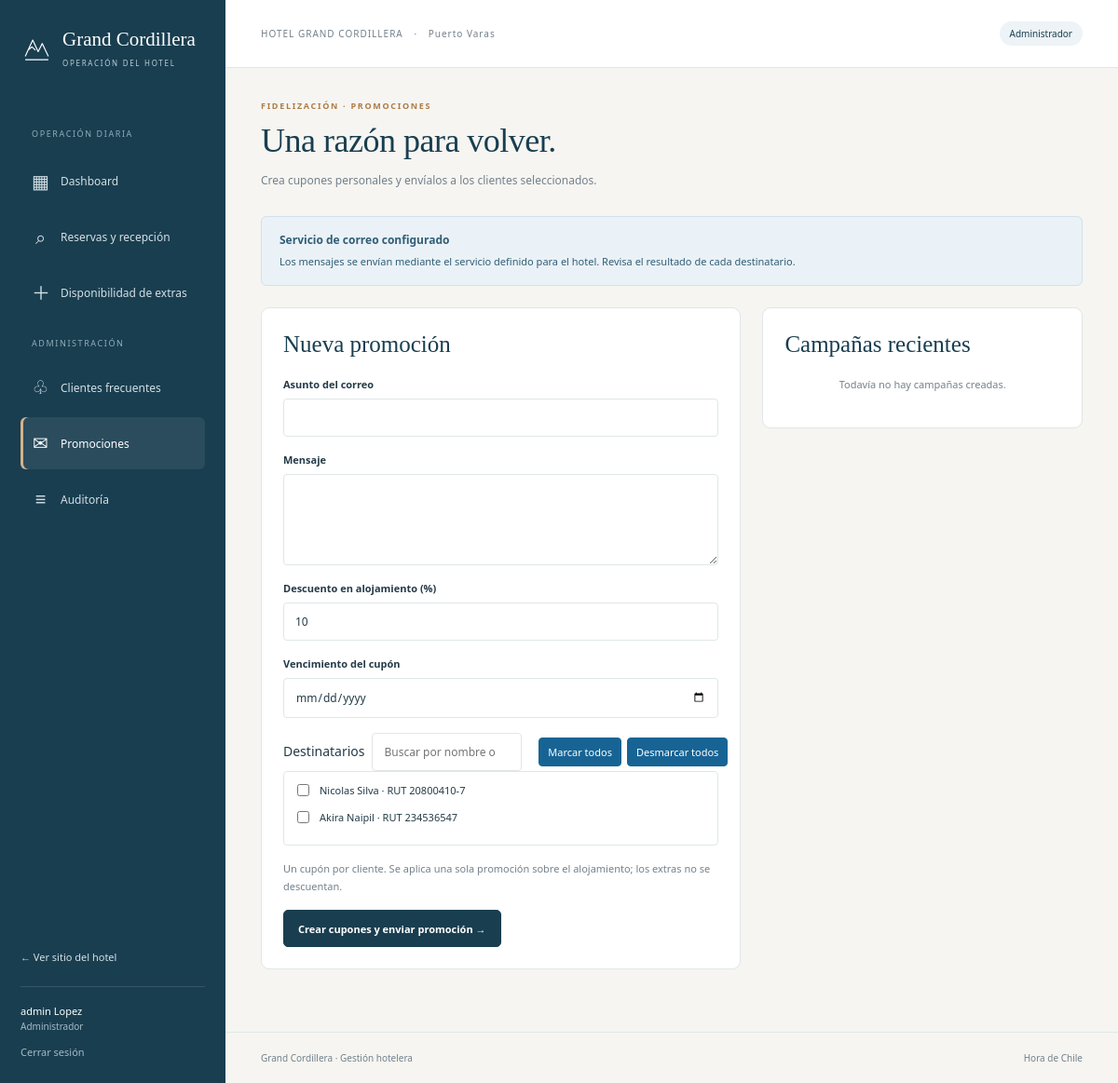
The page /panel/promociones/ (signed in) on the database as committed earlier.
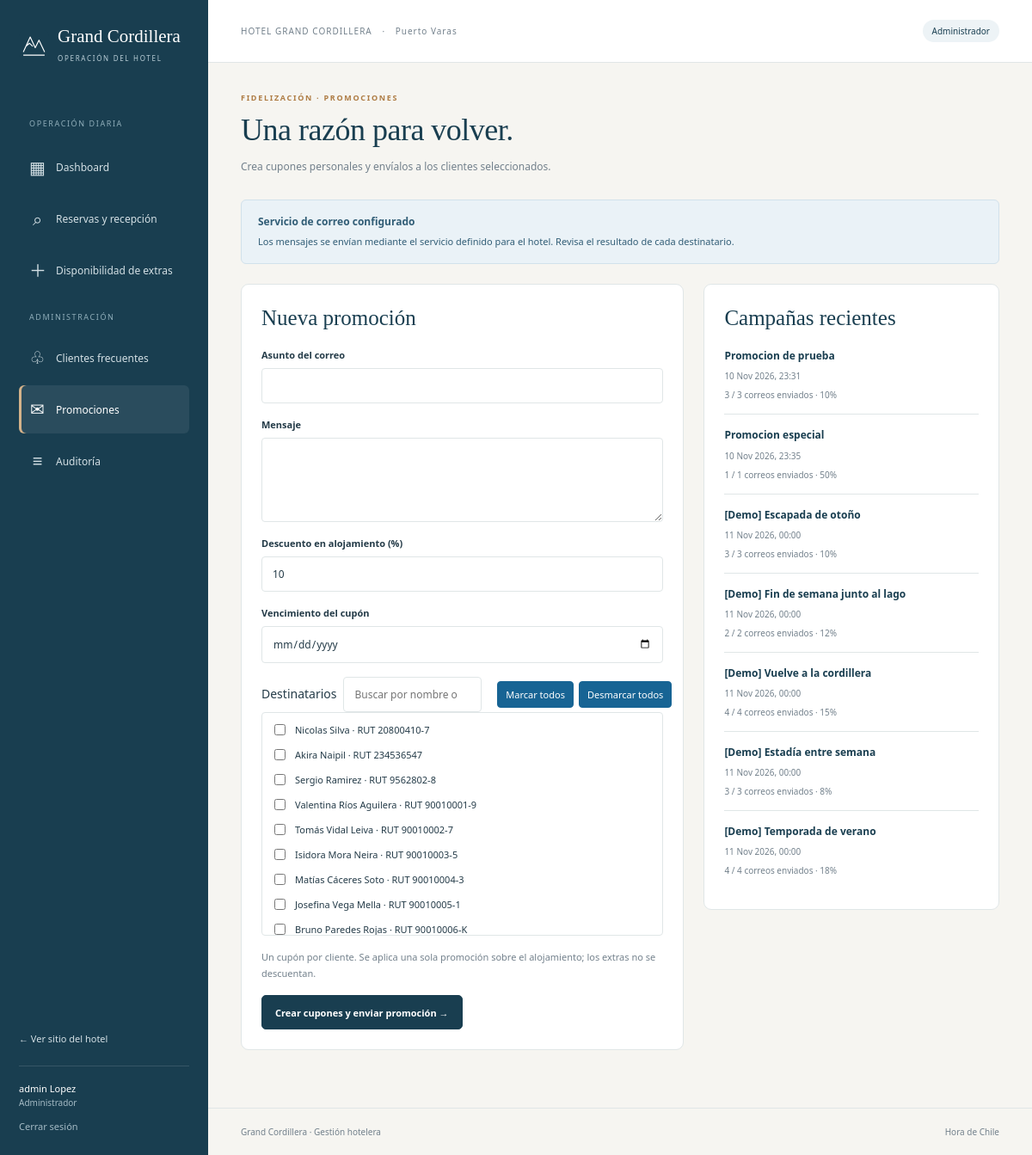
The same page on the database as committed later.
### hotel/models.py (models this page shows, shortened)
class CampanaPromocion(models.Model):
    token = models.UUIDField(default=uuid.uuid4, unique=True, editable=False)
    asunto = models.CharField(max_length=180)
    mensaje = models.TextField()
    porcentaje = models.DecimalField(max_digits=5, decimal_places=2, validators=[MinValueValidator(Decimal('0.01')), MaxValueValidator(100)])
    fecha_vencimiento = models.DateField()
    personal = models.ForeignKey(PersonalHotel, on_delete=models.PROTECT)
    fecha = models.DateTimeField(default=timezone.now)
    class Meta:
        ordering = ['-fecha']
        verbose_name = 'Campaña de promoción'
        verbose_name_plural = 'Campañas de promoción'

### hotel/panel_views.py (the view, shortened to what this page needs)
# urls.py: path('panel/promociones/', panel_views.promociones, name='panel_promociones'),
@never_cache
@acceso_personal(solo_admin=True)
def promociones(request):
    form = PromocionForm(request.POST if request.method == 'POST' else None, initial={'token': uuid.uuid4(), 'porcentaje': 10})
    contexto = contexto_panel(request, 'promociones')
    contexto.update({'form': form, 'campanas': CampanaPromocion.objects.annotate(total=Count('envios'), enviados=Count('envios', filter=Q(envios__estado='ENVIADO'))).select_related('personal__usuario')[:20], 'correo_local': settings.EMAIL_BACKEND.endswith('filebased.EmailBackend')})
    return render(request, 'hotel/panel/promociones.html', contexto)

### hotel/panel_views.py (shortened to what this page needs)
class PromocionForm(forms.Form):
    token = forms.UUIDField(widget=forms.HiddenInput)
    asunto = forms.CharField(max_length=180, label='Asunto del correo')
    mensaje = forms.CharField(label='Mensaje', widget=forms.Textarea(attrs={'rows': 4}), max_length=5000)
    porcentaje = forms.DecimalField(label='Descuento en alojamiento (%)', min_value=Decimal('0.01'), max_value=100, max_digits=5, decimal_places=2)
    fecha_vencimiento = forms.DateField(label='Vencimiento del cupón', widget=forms.DateInput(attrs={'type': 'date'}))
    clientes = DestinatariosPromocionField(label='Destinatarios', queryset=Cliente.objects.filter(usuario__is_active=True).select_related('usuario'), widget=forms.CheckboxSelectMultiple)

### hotel/models.py (called while the page is built)
    def get_full_name(self):
        return f"{self.nombre} {self.apellido}".strip()

### hotel/panel_views.py (called while the page is built)
def contexto_panel(request, seccion):
    return {'personal': request.personal_hotel, 'es_administrador': request.es_administrador, 'seccion': seccion}

    def label_from_instance(self, cliente):
        return f'{cliente.usuario.get_full_name()} · RUT {cliente.usuario.rut}'

### hotel/templates/hotel/panel/promociones.html
{% extends 'hotel/panel/base.html' %}{% block content %}<div class="page-heading"><div><span class="eyebrow">FIDELIZACIÓN · PROMOCIONES</span><h1>Una razón para volver.</h1><p>Crea cupones personales y envíalos a los clientes seleccionados.</p></div></div>{% if correo_local %}<div class="info-banner"><strong>Correo de prueba local</strong><p>Los mensajes se guardan como archivos en este notebook. Puedes ver cada correo desde el detalle de la campaña.</p></div>{% else %}<div class="info-banner"><strong>Servicio de correo configurado</strong><p>Los mensajes se envían mediante el servicio definido para el hotel. Revisa el resultado de cada destinatario.</p></div>{% endif %}<div class="detail-layout"><section class="panel-card"><h2>Nueva promoción</h2><form method="post" class="panel-form">{% csrf_token %}{{ form.token }}{{ form.non_field_errors }}{% for field in form %}{% if field.name != 'token' %}<div class="form-field {% if field.name == 'clientes' %}recipients-field{% endif %}">{% if field.name == 'clientes' %}<div class="recipients-heading"><span id="promocion-destinatarios">{{ field.label }}</span><div class="recipient-tools"><input type="search" data-recipient-search aria-label="Buscar clientes por nombre o RUT" placeholder="Buscar por nombre o RUT" autocomplete="off"><div class="recipient-actions"><button type="button" data-recipient-action="select" disabled>Marcar todos</button><button type="button" data-recipient-action="clear" disabled>Desmarcar todos</button></div></div></div><div role="group" aria-labelledby="promocion-destinatarios">{% for opcion in field %}<div data-recipient-row>{{ opcion }}</div>{% endfor %}<p data-recipient-empty class="caption" hidden>No encontramos clientes que coincidan con la búsqueda.</p></div>{% else %}<label for="{{ field.id_for_label }}">{{ field.label }}</label>{{ field }}{% endif %}{{ field.errors }}</div>{% endif %}{% endfor %}<p class="caption">Un cupón por cliente. Se aplica una sola promoción sobre el alojamiento; los extras no se descuentan.</p><button class="button" type="submit">Crear cupones y enviar promoción →</button></form></section><section class="panel-card"><h2>Campañas recientes</h2><ul class="campaign-list">{% for campana in campanas %}<li><a href="{% url 'hotel:panel_campana' campana.pk %}"><strong>{{ campana.asunto }}</strong><span>{{ campana.fecha|date:'j M Y, H:i' }}</span><small>{{ campana.enviados }} / {{ campana.total }} correos enviados · {{ campana.porcentaje|floatformat:'-2' }}%</small></a></li>{% empty %}<li class="empty">Todavía no hay campañas creadas.</li>{% endfor %}</ul></section></div>{% endblock %}

Rows that differ between the two databases and show on the page:
added CampanaPromocion: asunto "Promocion de prueba", fecha "10 Nov 2026, 23:31", enviados "3", total "3", porcentaje "10"
added CampanaPromocion: asunto "Promocion especial", fecha "10 Nov 2026, 23:35", enviados "1", total "1", porcentaje "50"
added CampanaPromocion: asunto "[Demo] Escapada de otoño", fecha "11 Nov 2026, 00:00", enviados "3", total "3", porcentaje "10"
added CampanaPromocion: asunto "[Demo] Fin de semana junto al lago", fecha "11 Nov 2026, 00:00", enviados "2", total "2", porcentaje "12"
added CampanaPromocion: asunto "[Demo] Vuelve a la cordillera", fecha "11 Nov 2026, 00:00", enviados "4", total "4", porcentaje "15"
added CampanaPromocion: asunto "[Demo] Estadía entre semana", fecha "11 Nov 2026, 00:00", enviados "3", total "3", porcentaje "8"
added CampanaPromocion: asunto "[Demo] Temporada de verano", fecha "11 Nov 2026, 00:00", enviados "4", total "4", porcentaje "18"
Other text that changed with them:
new list line: "☐ Sergio Ramirez · RUT 9562802-8 ☐ Valentina Ríos Aguilera · RUT 90010001-9 ☐ Tomás Vidal Leiva · RUT 90010002-7 ☐ Isidora Mora Neira · RUT 90010003-5 ☐ Matías Cáceres Soto · RUT 90010004-3 ☐ Josefina Vega Mella · RUT 90010005-1 ☐ Bruno Paredes Rojas · RUT 90010006-K"
text no longer shown: "Todavía no hay campañas creadas."
